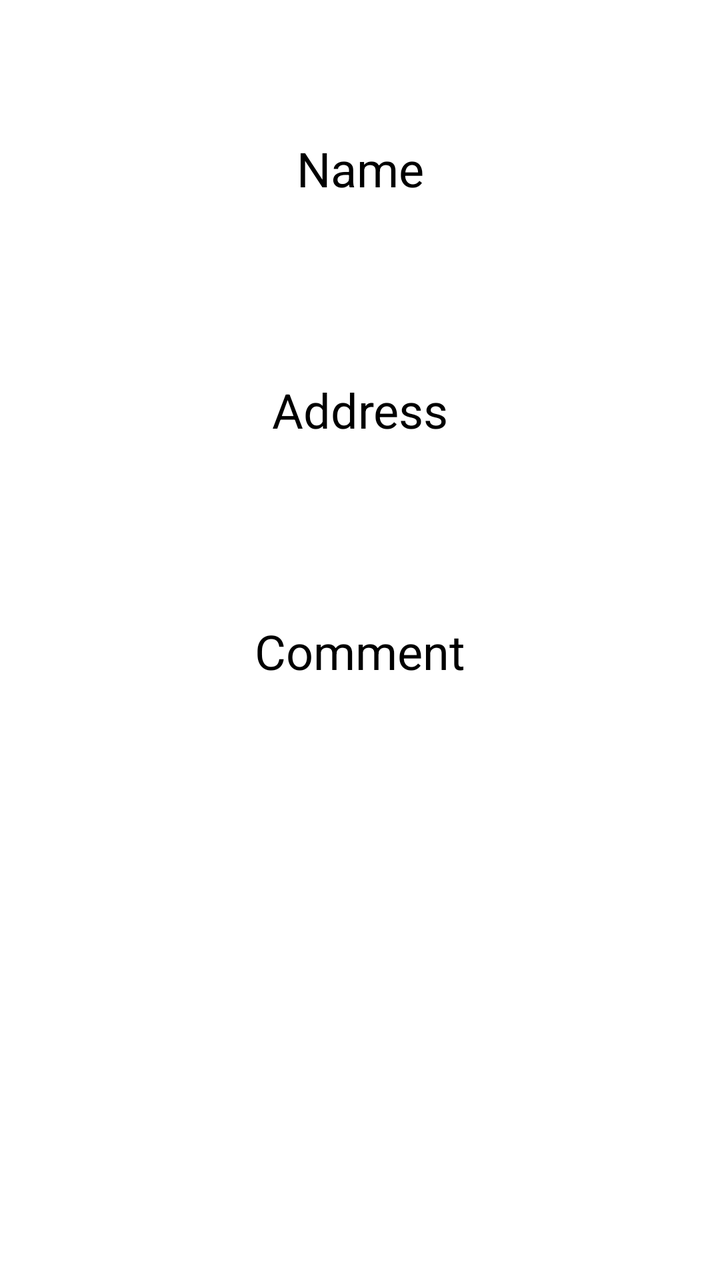
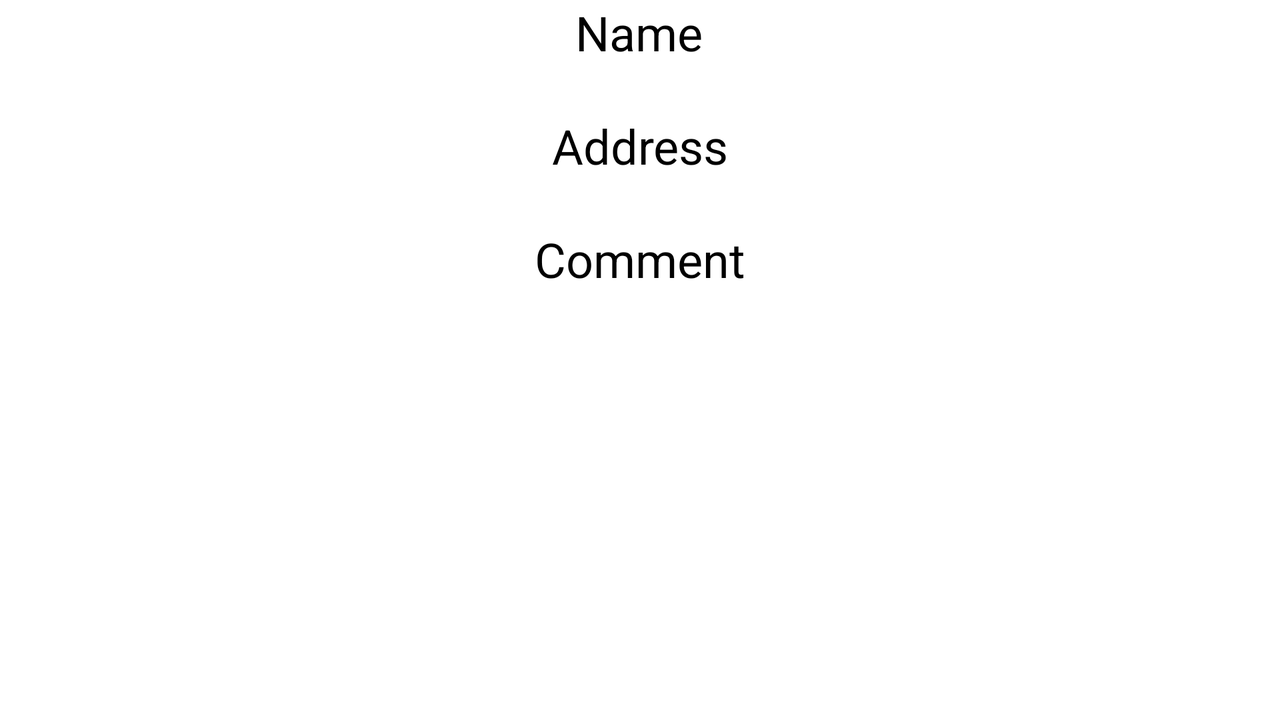

Compare how this app lays out the same screen by default and in its alternative resource folder. The renders come first, then the two layout files and the values they reference.
<!-- AndroidManifest.xml: application theme Theme.Lab4 -->
<!-- res/layout/activity_main.xml -->
<?xml version="1.0" encoding="utf-8"?>
<androidx.constraintlayout.widget.ConstraintLayout xmlns:android="http://schemas.android.com/apk/res/android"
    xmlns:app="http://schemas.android.com/apk/res-auto"
    xmlns:tools="http://schemas.android.com/tools"
    android:layout_width="match_parent"
    android:layout_height="match_parent"
    android:orientation="vertical"
    tools:context=".MainActivity"
    tools:layout_editor_absoluteX="0dp"
    tools:layout_editor_absoluteY="-6dp">

    <TextView
        android:id="@+id/nameMain"
        style="@style/textStyle"
        android:layout_marginTop="68dp"
        android:text="@string/name"
        app:layout_constraintTop_toTopOf="parent" />

    <TextView
        android:id="@+id/addressMain"
        style="@style/textStyle"
        android:layout_marginTop="36dp"
        android:text="@string/address"
        app:layout_constraintTop_toBottomOf="@+id/editName" />

    <TextView
        android:id="@+id/commentMain"
        style="@style/textStyle"
        android:layout_marginTop="36dp"
        android:text="@string/comment"
        app:layout_constraintTop_toBottomOf="@+id/editAddress" />

    <Button
        android:id="@+id/editComment"
        style="@style/buttonStyle"
        android:layout_marginTop="36dp"
        android:text="@string/edit"
        app:layout_constraintBottom_toBottomOf="parent"
        app:layout_constraintTop_toBottomOf="@+id/commentMain"
        app:layout_constraintVertical_bias="0.0" />

    <Button
        android:id="@+id/editName"
        style="@style/buttonStyle"
        android:layout_marginTop="36dp"
        android:text="@string/edit"
        app:layout_constraintTop_toBottomOf="@+id/nameMain" />

    <Button
        android:id="@+id/editAddress"
        style="@style/buttonStyle"
        android:layout_marginTop="36dp"
        android:text="@string/edit"
        app:layout_constraintTop_toBottomOf="@+id/addressMain" />

</androidx.constraintlayout.widget.ConstraintLayout>
<!-- resources referenced by this layout -->
<resources>
  <string name="address">Address</string>
  <string name="comment">Comment</string>
  <string name="edit">Edit</string>
  <string name="name">Name</string>
  <style name="buttonStyle">
          <item name="colorAccent">@color/teal_700</item>
          <item name="android:textColor">@color/white</item>
          <item name="android:textSize">12sp</item>
          <item name="android:textStyle">bold</item>
          <item name="android:layout_gravity">center</item>
          <item name="android:textAlignment">center</item>
          <item name="android:layout_width">wrap_content</item>
          <item name="android:layout_height">wrap_content</item>
          <item name="layout_constraintEnd_toEndOf">parent</item>
          <item name="layout_constraintStart_toStartOf">parent</item>
      </style>
  <style name="textStyle">
          <item name="android:textColor">@color/black</item>
          <item name="android:textSize">24sp</item>
          <item name="android:layout_gravity">center</item>
          <item name="android:textAlignment">center</item>
          <item name="android:layout_width">wrap_content</item>
          <item name="android:layout_height">wrap_content</item>
          <item name="layout_constraintEnd_toEndOf">parent</item>
          <item name="layout_constraintStart_toStartOf">parent</item>
      </style>
</resources>
<!-- res/layout-land/activity_main.xml (the repository's variant of the layout above) -->
<!-- drawn on the phone turned sideways -->
<?xml version="1.0" encoding="utf-8"?>
<androidx.constraintlayout.widget.ConstraintLayout xmlns:android="http://schemas.android.com/apk/res/android"
    xmlns:app="http://schemas.android.com/apk/res-auto"
    xmlns:tools="http://schemas.android.com/tools"
    android:layout_width="match_parent"
    android:layout_height="match_parent"
    android:orientation="horizontal"
    tools:context=".MainActivity"
    tools:layout_editor_absoluteX="0dp"
    tools:layout_editor_absoluteY="-6dp">

    <TextView
        android:id="@+id/nameMain"
        style="@style/textStyle"
        android:text="@string/name"
        app:layout_constraintHorizontal_bias="0.499"
        app:layout_constraintTop_toTopOf="parent" />

    <TextView
        android:id="@+id/addressMain"
        style="@style/textStyle"
        android:layout_marginTop="4dp"
        android:text="@string/address"
        app:layout_constraintTop_toBottomOf="@+id/editName" />

    <TextView
        android:id="@+id/commentMain"
        style="@style/textStyle"
        android:layout_marginTop="4dp"
        android:maxHeight="200dp"
        android:text="@string/comment"
        app:layout_constraintTop_toBottomOf="@+id/editAddress" />

    <Button
        android:id="@+id/editComment"
        style="@style/buttonStyle"
        android:layout_marginTop="4dp"
        android:text="@string/edit"
        app:layout_constraintHorizontal_bias="0.499"
        app:layout_constraintTop_toBottomOf="@+id/commentMain" />

    <Button
        android:id="@+id/editName"
        style="@style/buttonStyle"
        android:layout_marginTop="4dp"
        android:text="@string/edit"
        app:layout_constraintHorizontal_bias="0.499"
        app:layout_constraintTop_toBottomOf="@+id/nameMain" />

    <Button
        android:id="@+id/editAddress"
        style="@style/buttonStyle"
        android:layout_marginTop="4dp"
        android:text="@string/edit"
        app:layout_constraintHorizontal_bias="0.499"
        app:layout_constraintTop_toBottomOf="@+id/addressMain" />

</androidx.constraintlayout.widget.ConstraintLayout>
